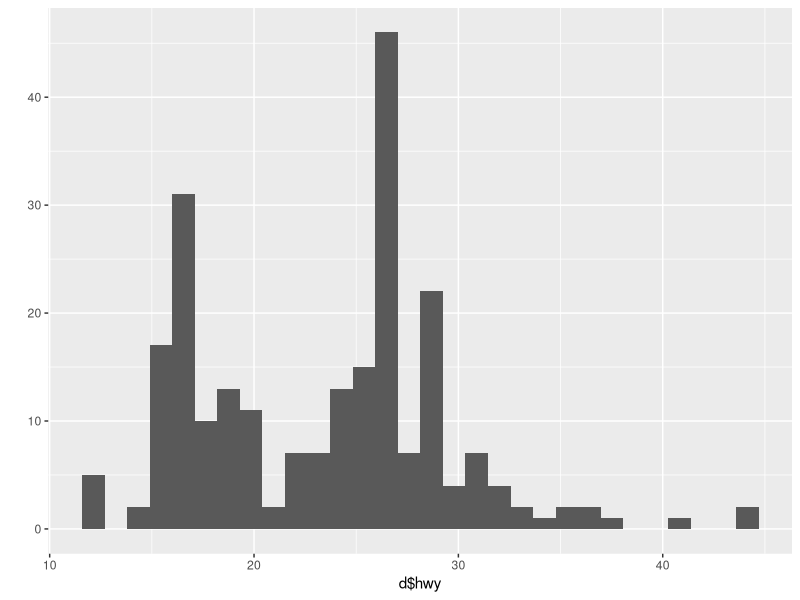
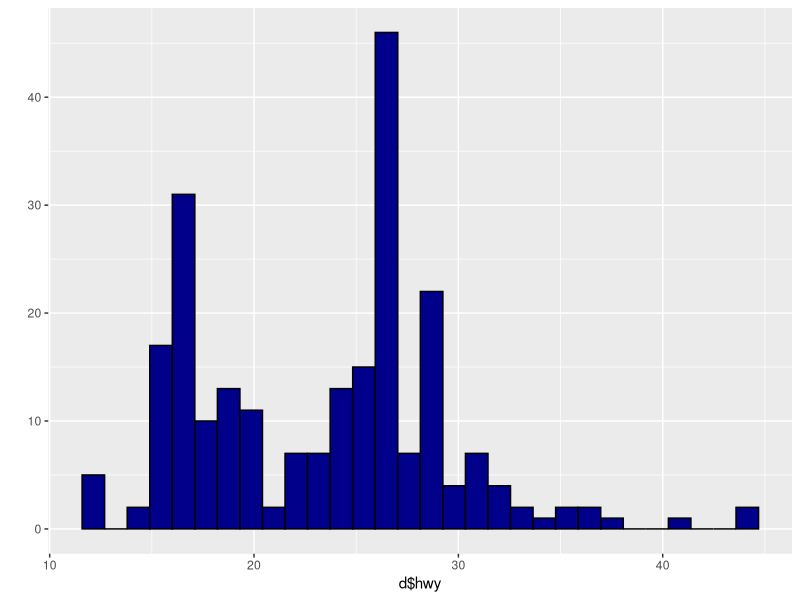
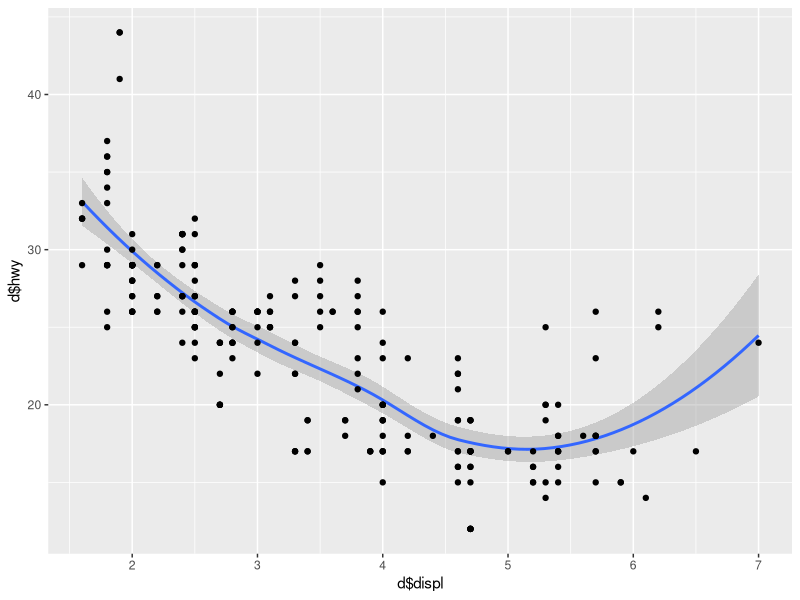
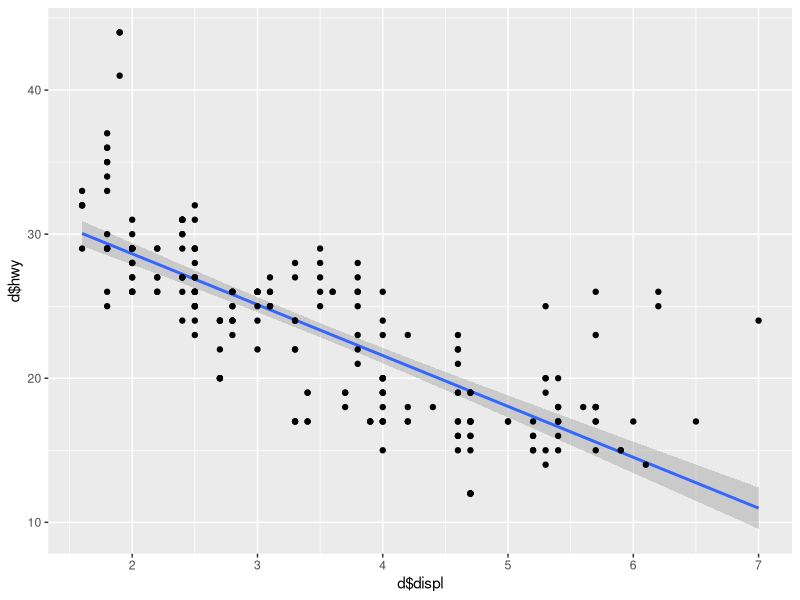
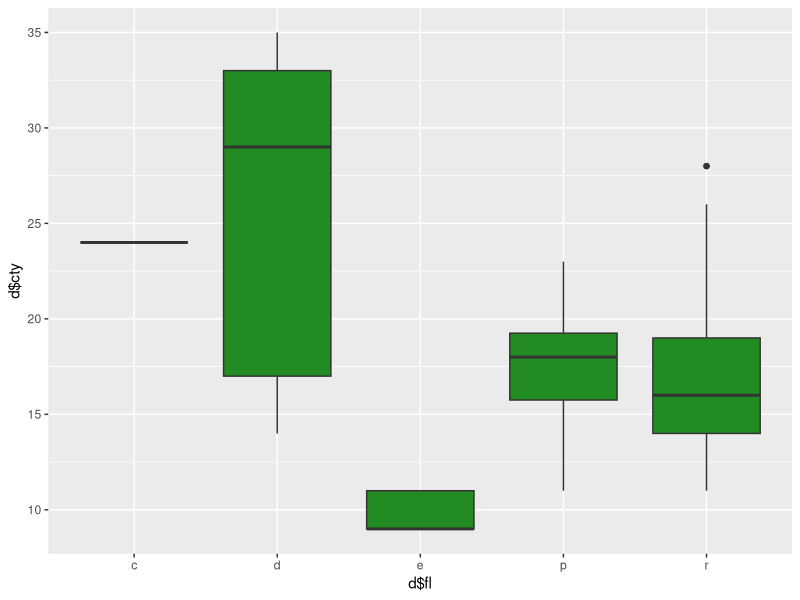
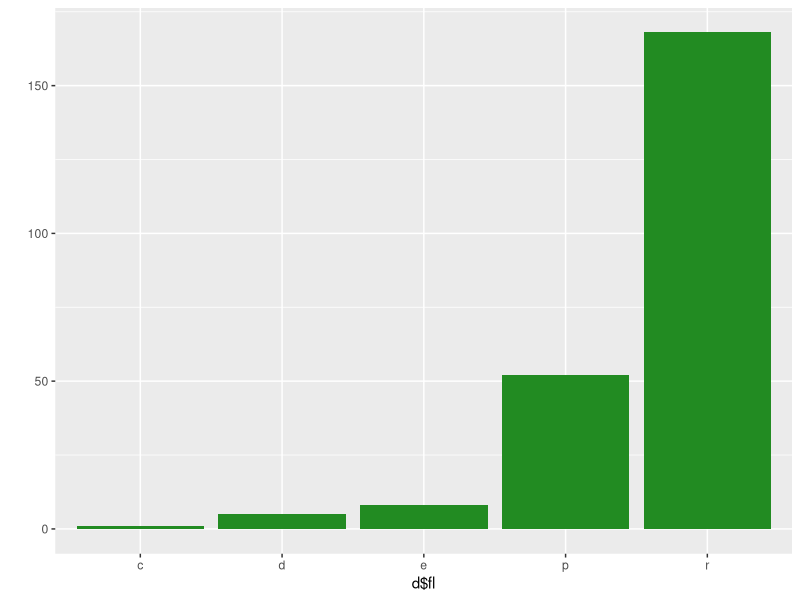
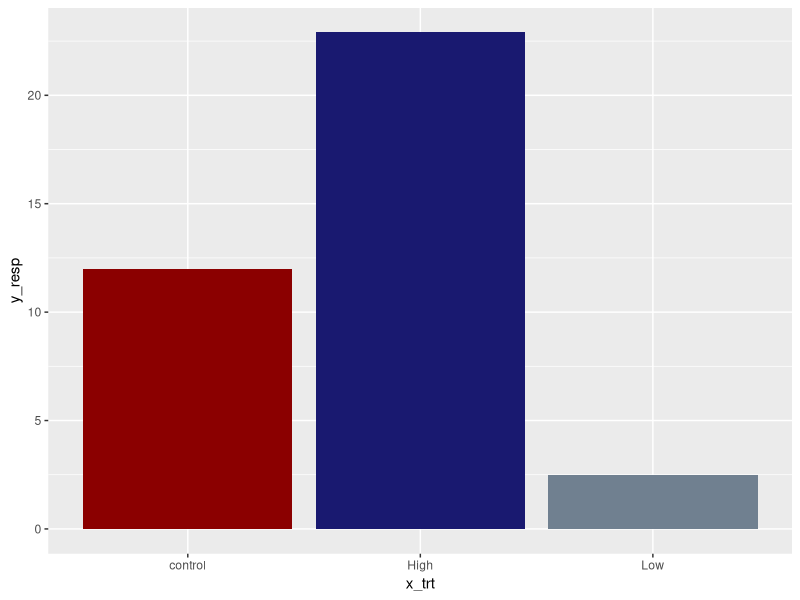
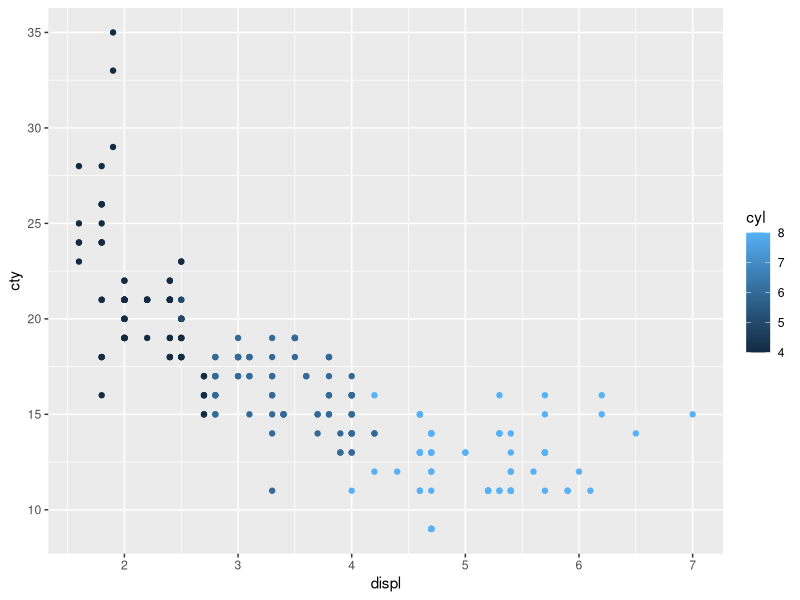

R code for these plots, in order: (Note: this script raises an error after producing the figures.)
##### ggplot2
#### 24 January 2023
### SS

library(ggplot2)
library(ggthemes)
library(patchwork)
library(dplyr)

#### Template for ggplot code
## p1 <- ggplot(data = <DATA>, mapping = aes(x = xVar, y = yVar)) + 
## <GEOM FUNCTION> ##geom_boxplot()
## print(p1)

##Load in a built-in data set
d <- mpg
str(mpg)
glimpse(d)

###### qplot: quick plotting
qplot(x = d$hwy) # plots hwy on x axis

qplot(x = d$hwy, fill = I("darkblue"), color = I("black"))
  # must use the I() function to get the colors you want
  # filled in columns with blue, outlined in black

#scatterplot
qplot(x=d$displ, y = d$hwy, geom=c("smooth", "point"))

qplot(x=d$displ, y = d$hwy, geom=c("smooth", "point"), method = "lm")

#boxplot
qplot(x=d$fl, y = d$cty, geom="boxplot", fill = I("forestgreen"))

#Barplot
qplot(x=d$fl, geom = "bar", fill= I("forestgreen"))

### Create some data (specified counts)
x_trt <- c("control", "Low", "High")
y_resp <- c(12,2.5, 22.9)

qplot(x=x_trt, y=y_resp, geom="col", fill= I(c("darkred","slategrey", "midnightblue")))

#viridis color pallete

p1 <- ggplot(data = d, mapping = aes(x=displ, y=cty, color = cyl)) +
  geom_point()
  # color = cyl groups color by variable
p1

p1 + theme_base()
p1 + theme_bw()
p1 + theme_classic()
p1 + theme_linedraw()
p1 + theme_dark()
p1 + theme_minimal()
p1 + theme_void()
p1 + theme_economist()

p1 + theme_bw()(base_size==30, base_family="serif")

p2 <- ggplot(data = d, aes(x=fl, fill=fl)) +
  geom_bar()
p2
p2 + coord_flip() + theme_classic(base_size = 15, base_family="sans")

#### Theme modifications
p3 <- ggplot(data=d, aes(x=displ, y=cty)) +
  geom_point(size = 3, shape = 21, color = "magenta", fill = "black") +
  xlab("Count") + 
  ylab("fuel") +
  labs(title = "My title here", subtitle = "my subtitle goes here") #x=/y= axis
  
p3 + xlim(1,10) + ylim(0,35)
  
  ## shape list on the internet

library(viridis)
cols <- viridis(7, option = "viridis") 
  # plasma, magma, turbo, viridis
ggplot(data = d, aes(x=class, y=hwy, fill = class)) +
  geom_boxplot() +
  scale_fill_manual(values=cols)
# scale_fill_manual can be any value as long as it matches the number of variables


library(patchwork)
p1 + p2 + p3 # side by side
p1 / p2 / p3 # one over the other
(p1 + p2) / p3

